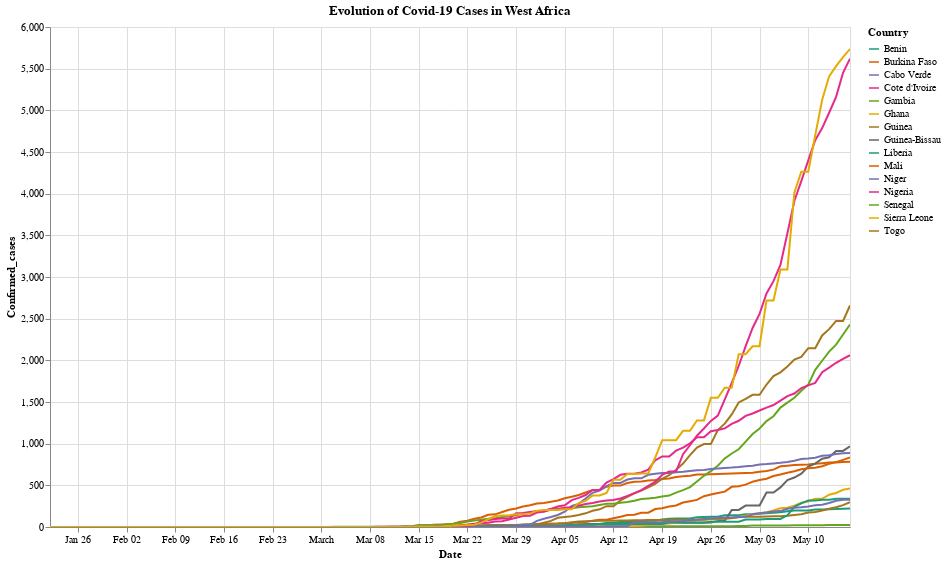

Write notebook code for a chart like this one.
### Code cell
source = covid_oa.sort_values(by = ['Confirmed_cases'])
alt.Chart(source).mark_line().encode(
    x = 'Date',
    y = 'Confirmed_cases',
    color = alt.Color('Country', scale=alt.Scale(scheme='dark2'))
).properties(width = 800, height=500, title = 'Evolution of Covid-19 Cases in West Africa').interactive()

### Figure 1 — Vega-Lite specification as saved in the notebook (floating-point values rounded to 4 significant figures; data arrays with more than 128 entries replaced by an {"elided": "..."} marker saying what was removed)
{"config": {"view": {"continuousWidth": 400, "continuousHeight": 300}}, "data": {"name": "data-7110ad7b23629d9f3c05edb803368ceb"}, "mark": "line", "encoding": {"color": {"type": "nominal", "field": "Country", "scale": {"scheme": "dark2"}}, "x": {"type": "temporal", "field": "Date"}, "y": {"type": "quantitative", "field": "Confirmed_cases"}}, "height": 500, "selection": {"selector005": {"type": "interval", "bind": "scales", "encodings": ["x", "y"]}}, "title": "Evolution of Covid-19 Cases in West Africa", "width": 800, "$schema": "https://vega.github.io/schema/vega-lite/v4.0.2.json", "datasets": {"data-7110ad7b23629d9f3c05edb803368ceb": {"elided": "1740 records"}}}
